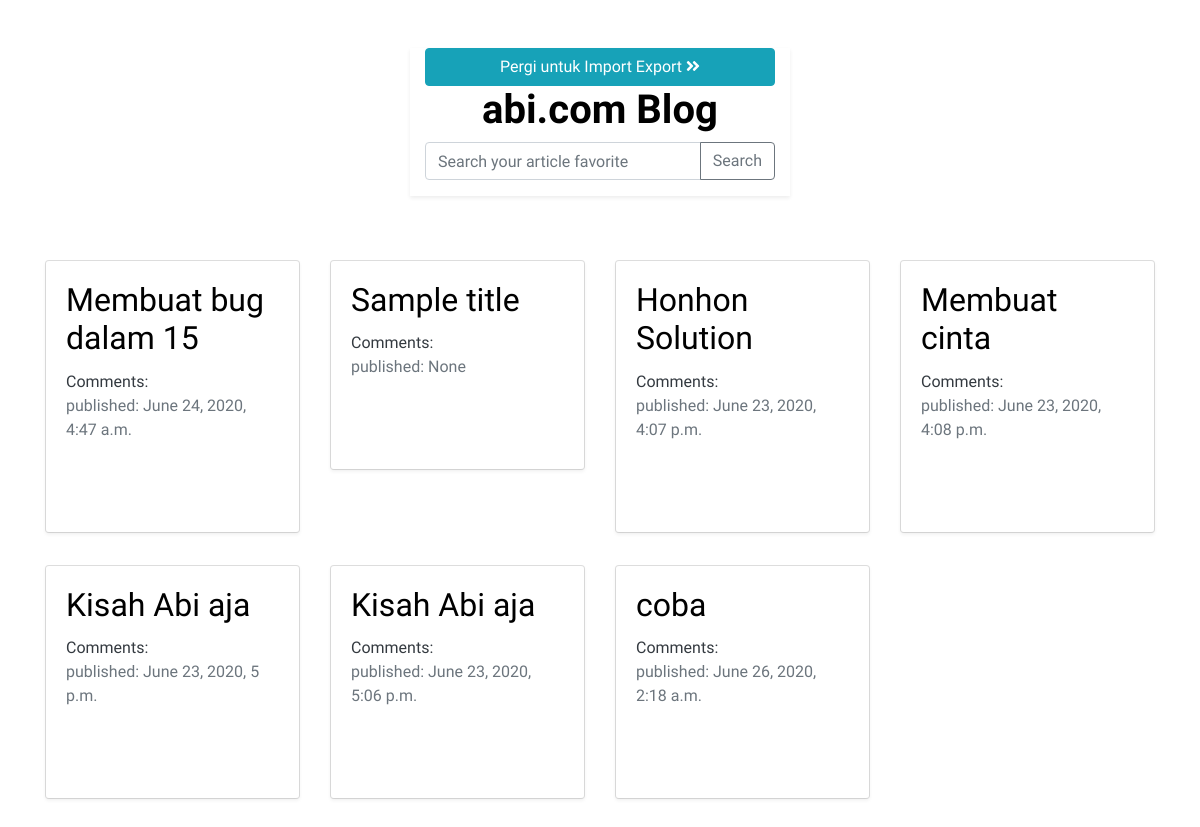
The app's page /, older data.
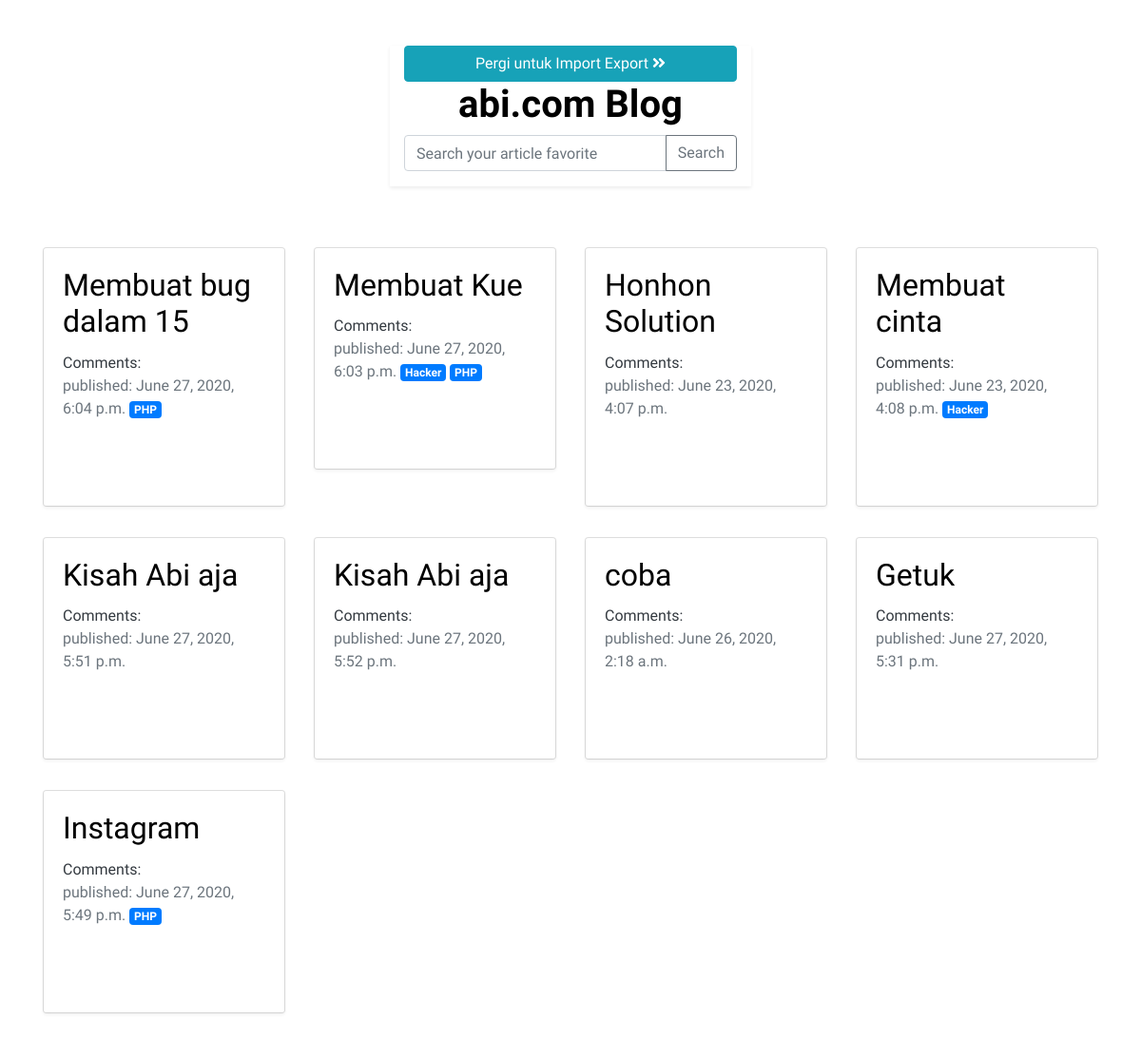
The same page, newer data.
### blog/models.py (models this page shows, shortened)
class Post(models.Model):
    author = models.ForeignKey(settings.AUTH_USER_MODEL, on_delete=models.CASCADE)
    title = models.CharField(max_length=200)
    text = models.TextField()
    tags = models.ManyToManyField(Tag)
    created_date = models.DateTimeField(default=timezone.now)
    published_date = models.DateTimeField(blank=True, null=True)

class Tag(models.Model):
    title = models.CharField(max_length=200)
    created_date = models.DateTimeField(default=timezone.now)
    published_date = models.DateTimeField(blank=True, null=True)

### blog/views.py (the view)
# urls.py: path('', views.post_list, name='post_list'),
def post_list(request):
    posts = Post.objects.all()
    if request.method == 'GET':
        query= request.GET.get('q')
        submitbutton= request.GET.get('submit')
        if query is not None:
            results= Post.objects.filter(title__icontains=query).distinct()
            context={'results': results,
                     'submitbutton': submitbutton}
            return render(request, 'blog/post_list.html', context)
        else:
            return render(request, 'blog/post_list.html', {'posts':posts})
    else:
        return render(request, 'blog/post_list.html', {'posts':posts})

### blog/templates/blog/post_list.html (shortened to what this page needs)
{% extends 'blog/base.html' %}
{% block content %}
    {% for post in posts %}
    <div class="col-md-3 my-3">
        <div class="card">
            <div class="card-body shadow-sm">
                <div class="post ">
                    <h2 class="card-title"><a href="{% url 'post_detail' pk=post.pk %}">{{ post.title }}</a></h2>
                    <a href="{% url 'post_detail' pk=post.pk %}" class="text-dark d-block">Comments: {{ post.approved_comments.count }}</a>
                    <span class="text-muted">published: {{ post.published_date }}</span>
                    {% for tag in post.tags.all %}
                        <a href="{% url 'tag_post_list' pktitle=tag.title %}" class="badge badge-primary">{{tag.title}}</a>
                    {% endfor %}
                </div>
            </div>
        </div>
    </div>
    {% endfor %}
{% endblock %}

### blog/templates/blog/base.html (shortened to what this page needs)
{% load static %}
<!doctype html>
<html lang="en">
  <head>
    <link rel="stylesheet" href="https://stackpath.bootstrapcdn.com/bootstrap/4.5.0/css/bootstrap.min.css">
    <link rel="stylesheet" href="https://cdnjs.cloudflare.com/ajax/libs/font-awesome/5.13.1/css/all.min.css">
    <link rel="stylesheet" href="{% static  'css/blog.css' %}">
  </head>
  <body>
    <div class="container my-5">
        <div class="row">
            <div class="col-md-4  shadow-sm mx-auto">
                <a href="{% url 'export_import_page' %}" class="btn btn-block btn-info"> Pergi untuk Import Export <i class="fa fa-angle-double-right" aria-hidden="true"></i> </a>
                <h1 class="brand"><a href="/">abi.com Blog</a></h1>
                <form action="{% url 'post_list' %}" method="GET" value="{{request.GET.q}}">
                  <div class="input-group mb-3">
                    <input type="text" class="form-control" name="q" value="{{request.GET.q}}" placeholder="Search your article favorite"  name="q">
                    <div class="input-group-append">
                      <button class="btn btn-outline-secondary" type="submit" name="submit" value="Search" >Search</button>
                    </div>
                  </div>
                </form>
            </div>
        </div>
        <div class="row my-5">
            {% block content %}
            {% endblock %}
        </div>
    </div>
  </body>
</html>

### blog/static/css/blog.css (style rules this page uses)
* { font-family: 'Muli', sans-serif; }
.brand { font-weight: 800; text-align: center; }
.brand a { text-decoration: none; color: black; }
h1, h2, h3, h4 { font-family: 'Lobster', cursive; }
.post { margin-bottom: 70px; }
.post h2 a, .post h2 a:visited { color: #000000; }

Row changes from the older to the newer data that the page shows:
removed Post: title "Sample title", published_date "None"
changed Post "Membuat bug dalam 15": published_date "June 24, 2020, 4:47 a.m." → "June 27, 2020, 6:04 p.m."
added Tag: title "PHP"
added Post: title "Membuat Kue", published_date "June 27, 2020, 6:03 p.m."
added Tag: title "Hacker"
changed Post: published_date "June 23, 2020, 5 p.m." → "June 27, 2020, 5:51 p.m."
changed Post: published_date "June 23, 2020, 5:06 p.m." → "June 27, 2020, 5:52 p.m."
added Post: title "Getuk", published_date "June 27, 2020, 5:31 p.m."
added Post: title "Instagram", published_date "June 27, 2020, 5:49 p.m."
